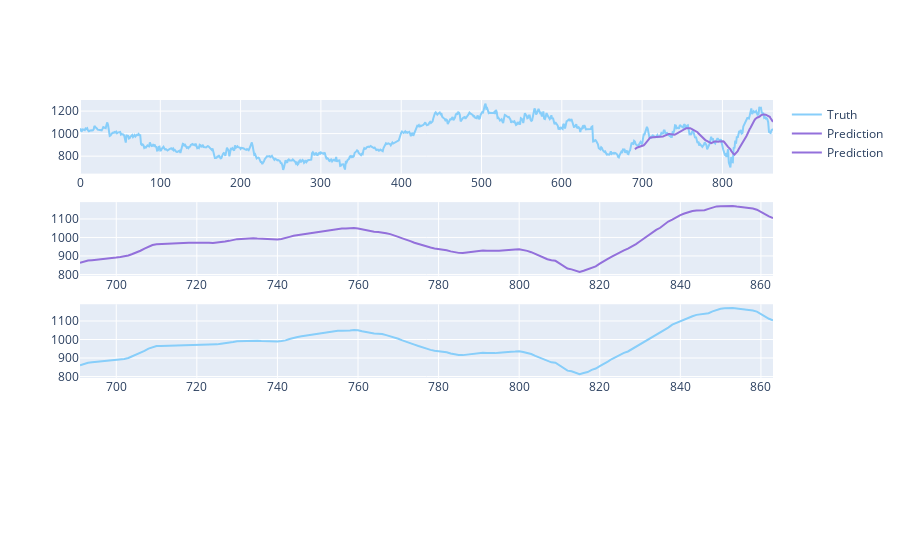

Here is the notebook cell this chart was saved with:
### Code cell
test_vals = temp.index[x_len:]
fig = make_subplots(rows=4, cols=1)
fig.add_trace(go.Scatter(x=temp.index, y=df.Close,
                         name='Truth',
                         marker_color='LightSkyBlue'), row=1, col=1)


fig.add_trace(go.Scatter(x=test_vals,
                         y=y_pred,
                         name='Prediction',
                         marker_color='MediumPurple'), row=1, col=1)


fig.add_trace(go.Scatter(x=test_vals,
                         y=y_pred,
                         name='Prediction',
                         marker_color='MediumPurple'), row=2, col=1)


fig.add_trace(go.Scatter(x=test_vals,
                         y=y_test,
                         name='Truth',
                         marker_color='LightSkyBlue',
                         showlegend=False), row=3, col=1)

# )


fig.show()

### Figure 1 — Plotly figure (JSON) as saved in the notebook; plotly's stock layout.template omitted (floating-point values rounded to 4 significant figures; data arrays with more than 128 entries replaced by an {"elided": "..."} marker saying what was removed)
{"data": [{"marker": {"color": "LightSkyBlue"}, "name": "Truth", "type": "scatter", "x": {"elided": "898 int values"}, "xaxis": "x", "y": {"elided": "864 float values"}, "yaxis": "y"}, {"marker": {"color": "MediumPurple"}, "name": "Prediction", "type": "scatter", "x": {"elided": "207 int values"}, "xaxis": "x", "y": {"elided": "173 float values"}, "yaxis": "y"}, {"marker": {"color": "MediumPurple"}, "name": "Prediction", "type": "scatter", "x": {"elided": "207 int values"}, "xaxis": "x2", "y": {"elided": "173 float values"}, "yaxis": "y2"}, {"marker": {"color": "LightSkyBlue"}, "name": "Truth", "showlegend": false, "type": "scatter", "x": {"elided": "207 int values"}, "xaxis": "x3", "y": {"elided": "173 float values"}, "yaxis": "y3"}], "layout": {"xaxis": {"anchor": "y", "domain": [0, 1]}, "xaxis2": {"anchor": "y2", "domain": [0, 1]}, "xaxis3": {"anchor": "y3", "domain": [0, 1]}, "xaxis4": {"anchor": "y4", "domain": [0, 1]}, "yaxis": {"anchor": "x", "domain": [0.8063, 1]}, "yaxis2": {"anchor": "x2", "domain": [0.5375, 0.7312]}, "yaxis3": {"anchor": "x3", "domain": [0.2687, 0.4625]}, "yaxis4": {"anchor": "x4", "domain": [0, 0.1938]}}}
